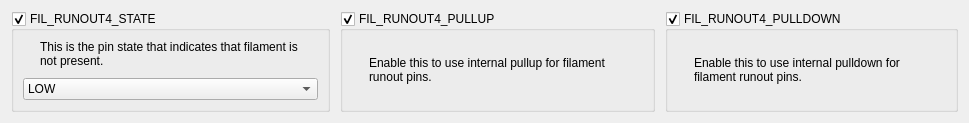
        <widget class="QWidget" name="tab_4">
         <property name="styleSheet">
          <string notr="true">#tab_4::enabled {
	background: rgb(50, 52, 59);
}


#tab_4::disabled {
	background: rgb(34, 35, 40);
}
</string>
         </property>
         <attribute name="title">
          <string>Sensor 4</string>
         </attribute>
         <layout class="QGridLayout" name="gridLayout_46">
          <item row="0" column="0">
           <widget class="QWidget" name="widget_6" native="true">
            <layout class="QGridLayout" name="gridLayout_18">
             <property name="leftMargin">
              <number>0</number>
             </property>
             <property name="topMargin">
              <number>0</number>
             </property>
             <property name="rightMargin">
              <number>0</number>
             </property>
             <property name="bottomMargin">
              <number>0</number>
             </property>
             <property name="spacing">
              <number>10</number>
             </property>
             <item row="0" column="1">
              <widget class="QGroupBox" name="uFilRunout4PullupBox">
               <property name="title">
                <string>FIL_RUNOUT4_PULLUP</string>
               </property>
               <property name="checkable">
                <bool>true</bool>
               </property>
               <layout class="QGridLayout" name="gridLayout_35">
                <property name="spacing">
                 <number>10</number>
                </property>
                <item row="0" column="0">
                 <widget class="QLabel" name="label_45">
                  <property name="sizePolicy">
                   <sizepolicy hsizetype="Fixed" vsizetype="Fixed">
                    <horstretch>0</horstretch>
                    <verstretch>0</verstretch>
                   </sizepolicy>
                  </property>
                  <property name="text">
                   <string/>
                  </property>
                  <property name="pixmap">
                   <pixmap resource="../resources/resources.qrc">:/info_FILL0_wght100_GRAD0_opsz20.svg</pixmap>
                  </property>
                 </widget>
                </item>
                <item row="0" column="1">
                 <widget class="QLabel" name="label_46">
                  <property name="text">
                   <string>Enable this to use internal pullup for filament runout pins.</string>
                  </property>
                  <property name="wordWrap">
                   <bool>true</bool>
                  </property>
                 </widget>
                </item>
               </layout>
              </widget>
             </item>
             <item row="0" column="0">
              <widget class="QGroupBox" name="uFilRunout4StateBox">
               <property name="title">
                <string>FIL_RUNOUT4_STATE</string>
               </property>
               <property name="checkable">
                <bool>true</bool>
               </property>
               <layout class="QGridLayout" name="gridLayout_29">
                <property name="spacing">
                 <number>10</number>
                </property>
                <item row="0" column="0">
                 <widget class="QLabel" name="label_27">
                  <property name="sizePolicy">
                   <sizepolicy hsizetype="Fixed" vsizetype="Fixed">
                    <horstretch>0</horstretch>
                    <verstretch>0</verstretch>
                   </sizepolicy>
                  </property>
                  <property name="text">
                   <string/>
                  </property>
                  <property name="pixmap">
                   <pixmap resource="../resources/resources.qrc">:/info_FILL0_wght100_GRAD0_opsz20.svg</pixmap>
                  </property>
                 </widget>
                </item>
                <item row="0" column="1">
                 <widget class="QLabel" name="label_28">
                  <property name="text">
                   <string>This is the pin state that indicates that filament is not present.</string>
                  </property>
                  <property name="wordWrap">
                   <bool>true</bool>
                  </property>
                 </widget>
                </item>
                <item row="1" column="0" colspan="2">
                 <widget class="Dropdown" name="uFilRunout4StateDropdown">
                  <item>
                   <property name="text">
                    <string>LOW</string>
                   </property>
                  </item>
                  <item>
                   <property name="text">
                    <string>HIGH</string>
                   </property>
                  </item>
                 </widget>
                </item>
               </layout>
              </widget>
             </item>
             <item row="0" column="2">
              <widget class="QGroupBox" name="uFilRunout4PulldownBox">
               <property name="title">
                <string>FIL_RUNOUT4_PULLDOWN</string>
               </property>
               <property name="checkable">
                <bool>true</bool>
               </property>
               <layout class="QGridLayout" name="gridLayout_40">
                <property name="spacing">
                 <number>10</number>
                </property>
                <item row="0" column="0">
                 <widget class="QLabel" name="label_55">
                  <property name="sizePolicy">
                   <sizepolicy hsizetype="Fixed" vsizetype="Fixed">
                    <horstretch>0</horstretch>
                    <verstretch>0</verstretch>
                   </sizepolicy>
                  </property>
                  <property name="text">
                   <string/>
                  </property>
                  <property name="pixmap">
                   <pixmap resource="../resources/resources.qrc">:/info_FILL0_wght100_GRAD0_opsz20.svg</pixmap>
                  </property>
                 </widget>
                </item>
                <item row="0" column="1">
                 <widget class="QLabel" name="label_56">
                  <property name="text">
                   <string>Enable this to use internal pulldown for filament runout pins.</string>
                  </property>
                  <property name="wordWrap">
                   <bool>true</bool>
                  </property>
                 </widget>
                </item>
               </layout>
              </widget>
             </item>
            </layout>
           </widget>
          </item>
         </layout>
        </widget>
